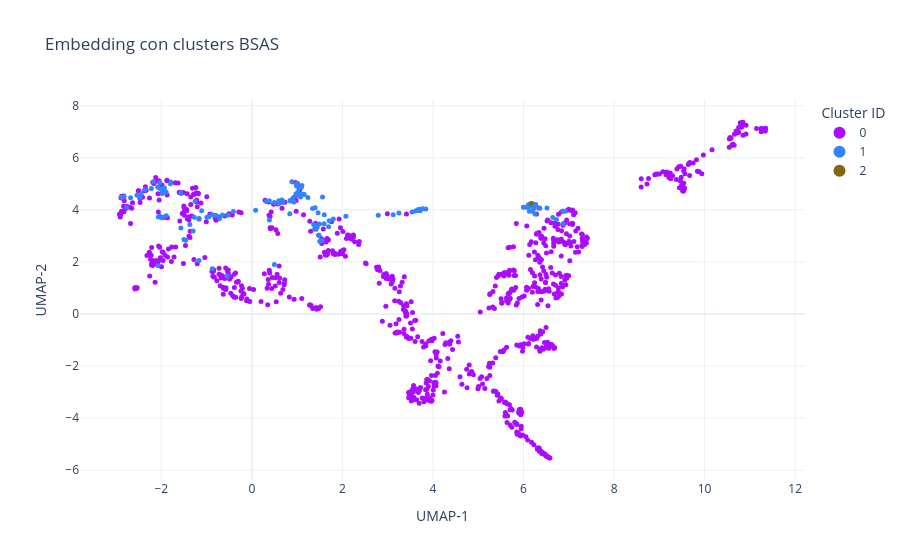

Here is the notebook cell this chart was saved with:
### Code cell
n = len(Y)

#cluster asignado a cada punto
labels = np.full(n, -1, dtype=int)
for cid, cluster in enumerate(C_BSAS_M):
    for idx in cluster:
        if 0 <= idx < n:
            labels[idx] = cid

# Convierte a strings para que Plotly los trate como categorías
labels_str = labels.astype(str)
labels_str[labels == -1] = "Unassigned"

# DataFrame para Plotly
df_plot = pd.DataFrame({
    "x": Y[:, 0],
    "y": Y[:, 1],
    "cluster": labels_str
})

# Paleta cualitativa amplia (26 colores). Añadimos gris para "Unassigned".
palette = px.colors.qualitative.Alphabet.copy()
unique_clusters = sorted(df_plot["cluster"].unique(), key=lambda v: (v!="Unassigned", v))

# Mapa discreto cluster->color (si hay más clusters que la paleta, cicla)
color_map = {}
k = len(palette)
count = 0
for cl in unique_clusters:
    color_map[cl] = palette[count % k]
    count += 1

# Scatter interactivo
fig = px.scatter(
    df_plot, x="x", y="y",
    color="cluster",
    color_discrete_map=color_map,
    category_orders={"cluster": unique_clusters},
    title="Embedding con clusters BSAS",
    labels={"x": "UMAP‑1", "y": "UMAP‑2", "cluster": "Cluster ID"},
    hover_data={"cluster": True, "x": ':.3f', "y": ':.3f'}
)

fig.update_traces(marker=dict(size=5, line=dict(width=0)))
fig.update_layout(
    template="plotly_white",
    legend_title_text="Cluster ID",
    legend=dict(itemsizing="constant")
)
fig.show()

### Figure 1 — Plotly figure (JSON) as saved in the notebook; plotly's stock layout.template omitted (floating-point values rounded to 4 significant figures; data arrays with more than 128 entries replaced by an {"elided": "..."} marker saying what was removed)
{"data": [{"customdata": {"elided": "859x1 str values"}, "hovertemplate": "Cluster ID=%{customdata[0]}<br>UMAP‑1=%{x:.3f}<br>UMAP‑2=%{y:.3f}<extra></extra>", "legendgroup": "0", "marker": {"color": "#AA0DFE", "line": {"width": 0}, "size": 5, "symbol": "circle"}, "mode": "markers", "name": "0", "orientation": "v", "showlegend": true, "type": "scatter", "x": {"elided": "859 float values"}, "xaxis": "x", "y": {"elided": "859 float values"}, "yaxis": "y"}, {"customdata": {"elided": "140x1 str values"}, "hovertemplate": "Cluster ID=%{customdata[0]}<br>UMAP‑1=%{x:.3f}<br>UMAP‑2=%{y:.3f}<extra></extra>", "legendgroup": "1", "marker": {"color": "#3283FE", "line": {"width": 0}, "size": 5, "symbol": "circle"}, "mode": "markers", "name": "1", "orientation": "v", "showlegend": true, "type": "scatter", "x": {"elided": "140 float values"}, "xaxis": "x", "y": {"elided": "140 float values"}, "yaxis": "y"}, {"customdata": [["2"]], "hovertemplate": "Cluster ID=%{customdata[0]}<br>UMAP‑1=%{x:.3f}<br>UMAP‑2=%{y:.3f}<extra></extra>", "legendgroup": "2", "marker": {"color": "#85660D", "line": {"width": 0}, "size": 5, "symbol": "circle"}, "mode": "markers", "name": "2", "orientation": "v", "showlegend": true, "type": "scatter", "x": [6.166], "xaxis": "x", "y": [4.238], "yaxis": "y"}], "layout": {"legend": {"itemsizing": "constant", "title": {"text": "Cluster ID"}, "tracegroupgap": 0}, "title": {"text": "Embedding con clusters BSAS"}, "xaxis": {"anchor": "y", "domain": [0, 1], "title": {"text": "UMAP‑1"}}, "yaxis": {"anchor": "x", "domain": [0, 1], "title": {"text": "UMAP‑2"}}}}
